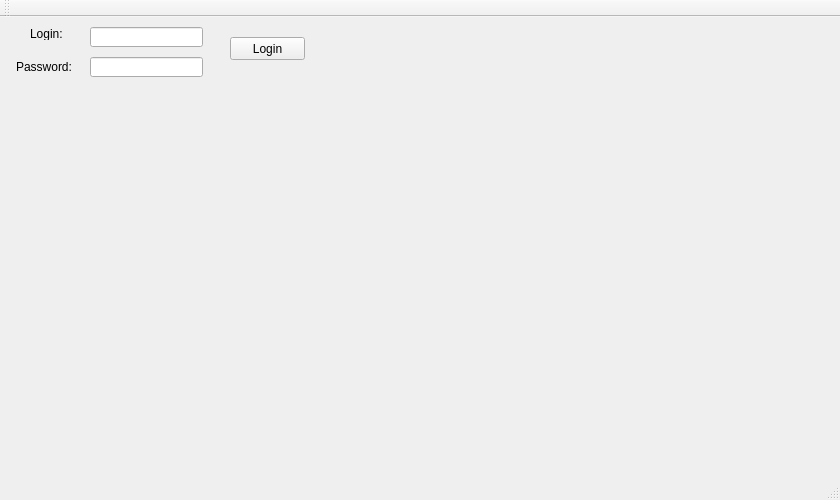
<?xml version="1.0" encoding="UTF-8"?>
<ui version="4.0">
 <class>VKApiClass</class>
 <widget class="QMainWindow" name="VKApiClass">
  <property name="geometry">
   <rect>
    <x>0</x>
    <y>0</y>
    <width>840</width>
    <height>500</height>
   </rect>
  </property>
  <property name="sizePolicy">
   <sizepolicy hsizetype="Fixed" vsizetype="Fixed">
    <horstretch>0</horstretch>
    <verstretch>0</verstretch>
   </sizepolicy>
  </property>
  <property name="minimumSize">
   <size>
    <width>840</width>
    <height>500</height>
   </size>
  </property>
  <property name="maximumSize">
   <size>
    <width>840</width>
    <height>500</height>
   </size>
  </property>
  <property name="windowTitle">
   <string>VKApi</string>
  </property>
  <widget class="QWidget" name="centralWidget">
   <widget class="QLineEdit" name="loginField">
    <property name="geometry">
     <rect>
      <x>90</x>
      <y>10</y>
      <width>113</width>
      <height>20</height>
     </rect>
    </property>
   </widget>
   <widget class="QLineEdit" name="passwordField">
    <property name="geometry">
     <rect>
      <x>90</x>
      <y>40</y>
      <width>113</width>
      <height>20</height>
     </rect>
    </property>
    <property name="echoMode">
     <enum>QLineEdit::Password</enum>
    </property>
   </widget>
   <widget class="QPushButton" name="loginButton">
    <property name="geometry">
     <rect>
      <x>230</x>
      <y>20</y>
      <width>75</width>
      <height>23</height>
     </rect>
    </property>
    <property name="text">
     <string>Login</string>
    </property>
   </widget>
   <widget class="QLabel" name="login">
    <property name="geometry">
     <rect>
      <x>30</x>
      <y>10</y>
      <width>47</width>
      <height>13</height>
     </rect>
    </property>
    <property name="text">
     <string>Login:</string>
    </property>
   </widget>
   <widget class="QLabel" name="password">
    <property name="geometry">
     <rect>
      <x>16</x>
      <y>40</y>
      <width>61</width>
      <height>20</height>
     </rect>
    </property>
    <property name="text">
     <string>Password: </string>
    </property>
   </widget>
   <widget class="QWidget" name="verticalLayoutWidget">
    <property name="geometry">
     <rect>
      <x>120</x>
      <y>80</y>
      <width>701</width>
      <height>361</height>
     </rect>
    </property>
    <layout class="QVBoxLayout" name="msgLayout"/>
   </widget>
   <widget class="QWidget" name="verticalLayoutWidget_2">
    <property name="geometry">
     <rect>
      <x>0</x>
      <y>80</y>
      <width>111</width>
      <height>361</height>
     </rect>
    </property>
    <layout class="QVBoxLayout" name="photoLayout"/>
   </widget>
  </widget>
  <widget class="QMenuBar" name="menuBar">
   <property name="geometry">
    <rect>
     <x>0</x>
     <y>0</y>
     <width>840</width>
     <height>21</height>
    </rect>
   </property>
  </widget>
  <widget class="QToolBar" name="mainToolBar">
   <attribute name="toolBarArea">
    <enum>TopToolBarArea</enum>
   </attribute>
   <attribute name="toolBarBreak">
    <bool>false</bool>
   </attribute>
  </widget>
  <widget class="QStatusBar" name="statusBar"/>
 </widget>
 <layoutdefault spacing="6" margin="11"/>
 <resources>
  <include location="VKApi.qrc"/>
 </resources>
 <connections/>
</ui>
